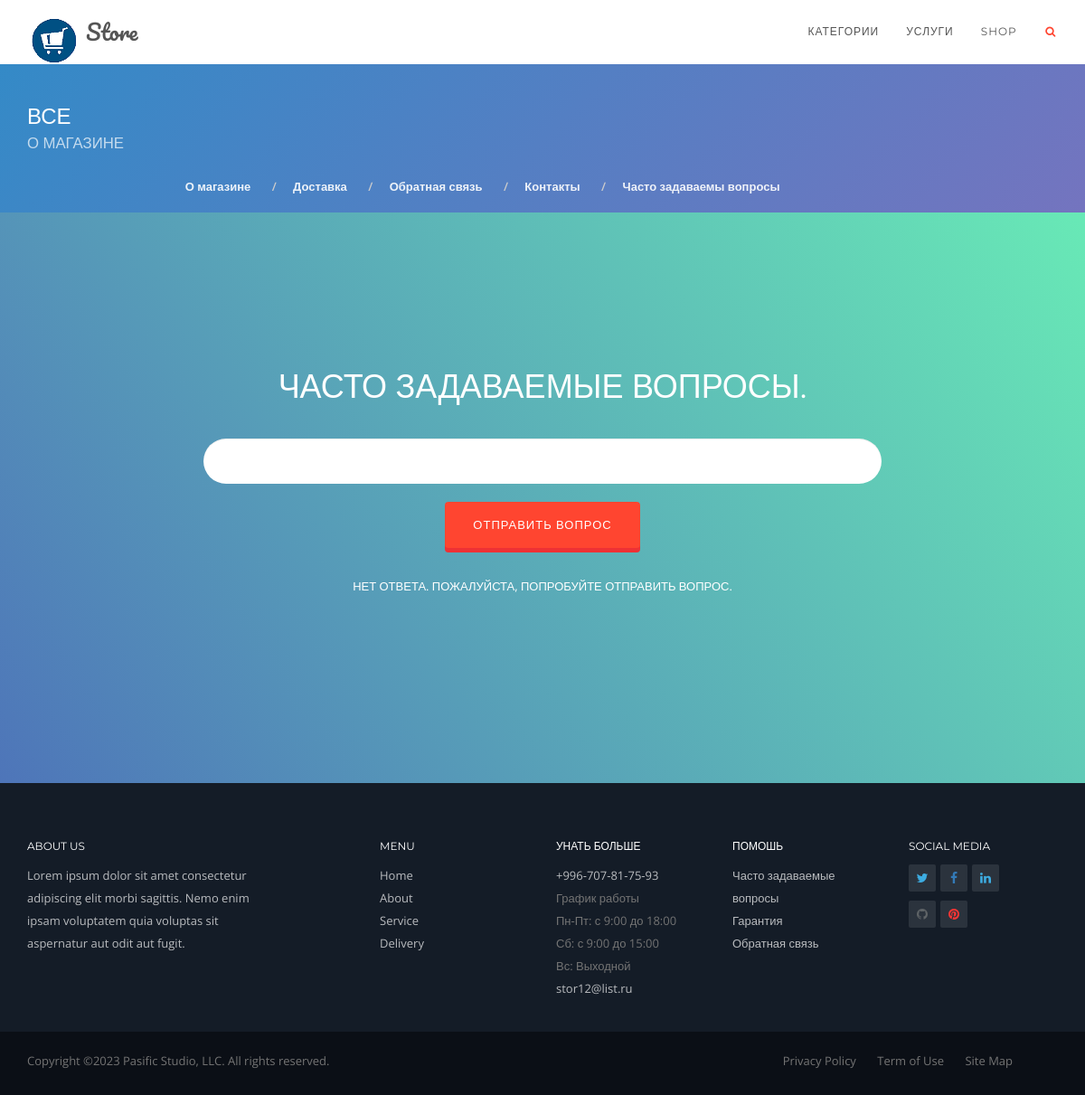
/info/answer/, run on an earlier commit of the app's database.
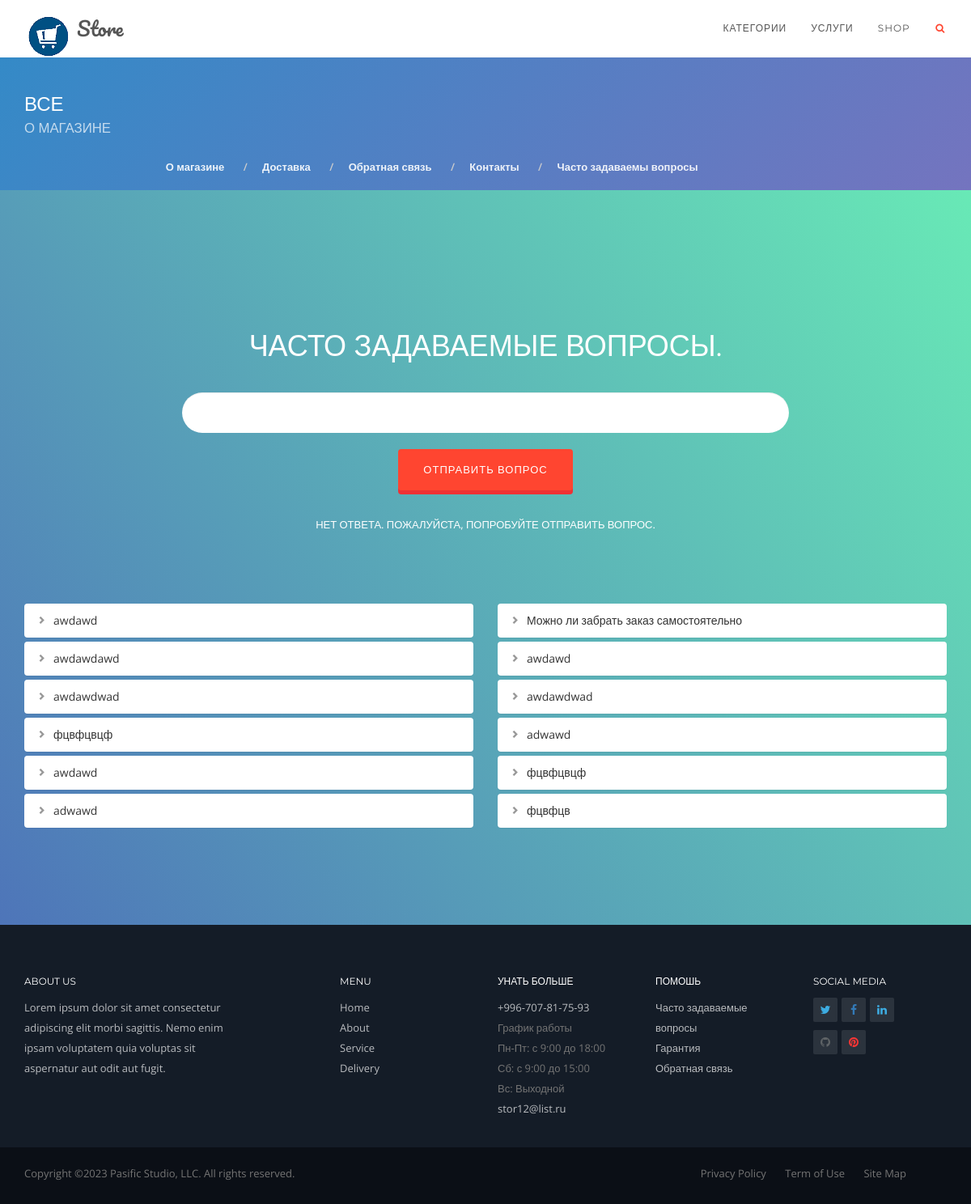
And on a later commit of the database.
### help_services/models.py (models this page shows)
class Answer(models.Model):
    title = models.CharField(max_length=50)
    text = models.TextField(max_length=300, blank=True, null=True)
    is_answered = models.BooleanField(default=False)

### help_services/views.py (the view, shortened to what this page needs)
# urls.py: path('answer/', views.AnswerViews.as_view(), name='answer'),
class AnswerViews(FormView):
    template_name = "help_services/answer.html"
    form_class = UserQuestionForm
    context_object_name = "answers"
    success_url = reverse_lazy('answer')
    def get_context_data(self, **kwargs):
        context = super().get_context_data(**kwargs)
        answers = Answer.objects.exclude(text='').exclude(text__isnull=True)
        context['answers'] = answers
        return context

### help_services/forms.py
class UserQuestionForm(forms.ModelForm):
    title = forms.CharField(
        max_length=100,
        widget=forms.TextInput(
            attrs={"id": "inputHelpBlock", "class": "form-control input-circle input-lg no-border text-center mt25"}),
    )
    class Meta:
        model = Answer
        fields = ['title', 'text']

### store/templatetags/store_tag.py (called while the page is built)
def get_all_categories():
    return Category.objects.all()

@register.simple_tag()
def get_list_category():
    return get_all_categories()

### store/templates/help_services/answer.html (shortened to what this page needs)
{% extends 'store/base.html' %}
{% load static %}
{% block content %}
{% include 'help_services/tags/header.html' %}
<div class="pt100 pb100 bg-grad-mojito">
    <div class="container">
        <div class="row">
            <div class="col-md-12 pt50 text-center">
                <h1 class="brand-heading font-montserrat text-uppercase color-light" data-in-effect="fadeInDown">
                    ЧАСТО ЗАДАВАЕМЫЕ ВОПРОСЫ.</h1>
            </div>
            <div class="col-md-8 col-md-offset-2 text-center">
                <form class="form-horizontal" method="post">
                    {{ form.title }}
                    <br>
                    <button class="button-3d button-pasific button-lg hover-ripple-out animated"
                            data-animation="fadeInUp"
                            data-animation-delay="1200">ОТПРАВИТЬ ВОПРОС
                    </button>
                </form>
                <p class="intro-text color-light text-open-sans text-uppercase mt25" data-in-effect="swing">
                    НЕТ ОТВЕТА. ПОЖАЛУЙСТА, ПОПРОБУЙТЕ ОТПРАВИТЬ ВОПРОС.<br><br>
                </p>
            </div>
        </div>
        <div class="row mt35">
    <div class="col-md-6 col-sm-6 col-xs-6">
        <div class="panel-group" id="accordion_left">
            {% for answer in answers %}
            {% if forloop.counter|divisibleby:2 %}
            <div class="panel">
                <div class="panel-heading">
                    <a href="#left-collapse{{ forloop.counter }}" class="collapsed accordian-toggle-chevron-left" data-toggle="collapse" data-parent="#accordion_left">{{ answer.title }}</a>
                </div>
            </div>
            {% endif %}
            {% endfor %}
        </div>
    </div>
    <div class="col-md-6 col-sm-6 col-xs-6">
        <div class="panel-group" id="accordion_right">
            {% for answer in answers %}
            {% if not forloop.counter|divisibleby:2 %}
            <div class="panel">
                <div class="panel-heading">
                    <a href="#right-collapse{{ forloop.counter }}" class="collapsed accordian-toggle-chevron-left" data-toggle="collapse" data-parent="#accordion_right">{{ answer.title }}</a>
                </div>
            </div>
            {% endif %}
            {% endfor %}
        </div>
    </div>
</div>
    </div>
</div>
{% endblock content %}

### store/templates/store/base.html (shortened to what this page needs)
{% extends 'base.html' %}

### store/templates/base.html (shortened to what this page needs)
<!DOCTYPE html>
{% load static %}
<html lang="en">
<head>
    <link rel="stylesheet" href="{% static 'store/css/core/bootstrap.min.css' %}">
    <link rel="stylesheet" href="{% static 'store/css/core/animate.min.css' %}">
    <link rel="stylesheet" href="{% static 'store/css/main/main.css' %}">
    <link rel="stylesheet" href="{% static 'store/css/main/setting.css' %}">
    <link rel="stylesheet" href="{% static 'store/css/main/hover.css' %}">
    <link rel="stylesheet" href="{% static 'store/css/magnific/magic.min.css' %}">
    <link rel="stylesheet" href="{% static 'store/css/magnific/magnific-popup.css' %}">
    <link rel="stylesheet" href="{% static 'store/css/magnific/magnific-popup-zoom-gallery.css' %}">
    <link rel="stylesheet" href="{% static 'store/css/owl-carousel/owl.carousel.css' %}">
    <link rel="stylesheet" href="{% static 'store/css/owl-carousel/owl.theme.css' %}">
    <link rel="stylesheet" href="{% static 'store/css/owl-carousel/owl.transitions.css' %}">
    <link rel="stylesheet" href="{% static 'store/css/img.css' %}">
    <link rel="stylesheet" href="{% static 'store/css/color/pasific.css' %}">
    <link rel="stylesheet" href="{% static 'store/css/icon/font-awesome.css' %}">
    <link rel="stylesheet" href="{% static 'store/css/icon/et-line-font.css' %}">
    <link rel="stylesheet" href="{% static 'store/css/demo.css' %}">
</head>
<body id="page-top" data-spy="scroll" data-target=".navbar" data-offset="100">
{% include 'include/header.html' %}
{% block content %}
{% endblock content %}
</body>
</html>
{% include 'include/footer.html' %}

### store/templates/include/header.html (shortened to what this page needs)
{% load static %}
{% load mptt_tags store_tag %}
{% block header %}
<nav class="navbar navbar-pasific navbar-mp navbar-standart megamenu navbar-fixed-top  bb-solid-1-red"
     style="border-bottom:1px solid #fff;">
    <div class="container-fluid">
        <div class="navbar-header">
            <a class="navbar-brand page-scroll" href="{% url 'home' %}">
                <img src="{% static 'store/img/logo/png-transparent.png' %}" alt="logo">
                Store
            </a>
        </div>
        <div class="navbar-collapse collapse navbar-main-collapse">
            <ul class="nav navbar-nav">
                <li class="dropdown"><a href="#" data-toggle="dropdown"
                                        class="dropdown-toggle color-light">Категории</a>
                        {% get_list_category as list_category %}
                </li>
                <li class="dropdown"><a href="#" data-toggle="dropdown" class="dropdown-toggle color-light">Услуги</a>
                </li>
                <li class="dropdown"><a href="#" data-toggle="dropdown" class="dropdown-toggle color-light">Shop </a>
                </li>
                <li><a href="#" data-toggle="modal" data-target="#searchModal"><i
                        class="fa fa-search fa-fw color-pasific"></i></a></li>
            </ul>
        </div>
    </div>
</nav>
{% endblock header %}

### store/templates/help_services/tags/header.html
<header class="bg-grad-stellar mt70">
    <div class="container">
        <div class="row mt20 mb20">
            <div class="col-md-6 text-left">
                <h3 class="color-light text-uppercase animated" data-animation="fadeInUp" data-animation-delay="100">
                    Все<small class="color-light alpha7">О магазине</small></h3>
            </div>
            <div class="col-md-9 text-right pt20">
                <ul class="breadcrumb">
                    <li><a href="{% url 'about' %}">О магазине</a></li>
                    <li><a href="{% url 'delivery' %}">Доставка</a></li>
                    <li><a href="{% url 'feedback' %}">Обратная связь</a></li>
                    <li><a href="{% url 'contact' %}">Контакты</a></li>
                    <li><a href="{% url 'answer' %}">Часто задаваемы вопросы</a></li>
                </ul>
            </div>
        </div>
    </div>
</header>

### store/templates/include/footer.html
{% block footer %}
<div id="footer" class="footer-two bg-dark3 pt50">
    <div class="container-fluid">
        <div class="container pb35">
            <div class="row">
                <div class="col-md-3 col-sm-12 col-xs-12">
                    <a href="{% url 'about' %}"><h6 class="font-montserrat text-uppercase color-light">About Us</h6></a>
                    <p class="color-light alpha7">Lorem ipsum dolor sit amet consectetur adipiscing elit morbi sagittis.
                        Nemo enim ipsam voluptatem quia voluptas sit aspernatur aut odit aut fugit.</p>
                </div>
                <div class="col-md-2 col-md-offset-1 col-sm-3 col-xs-4">
                    <h6 class="font-montserrat text-uppercase color-light">Menu</h6>
                    <ul class="no-icon-list">
                        <li><a href="#" class="color-light alpha7">Home</a></li>
                        <li><a href="#" class="color-light alpha7">About</a></li>
                        <li><a href="#" class="color-light alpha7">Service</a></li>
                        <li><a href="{% url 'delivery' %}" class="color-light alpha7">Delivery</a></li>
                    </ul>
                </div>
                <div class="col-md-2 col-sm-3 col-xs-4">
                    <h6 class="font-montserrat text-uppercase color-light">Унать больше</h6>
                    <ul class="no-icon-list">
                        <li><a href="#" class="color-light alpha7">+996-707-81-75-93</a></li>
                        <li>График работы <br>Пн-Пт: с 9:00 до 18:00<br> Сб: с 9:00 до 15:00<br>Вс: Выходной</li>
                        <li><a href="#" class="color-light alpha7">stor12@list.ru</a></li>
                    </ul>
                </div>
                <div class="col-md-2 col-sm-3 col-xs-4">
                    <h6 class="font-montserrat text-uppercase color-light">Помошь</h6>
                    <ul class="no-icon-list">
                        <li><a href="#" class="color-light alpha7">Часто задаваемые вопросы</a></li>
                        <li><a href="#" class="color-light alpha7">Гарантия</a></li>
                        <li><a href="{% url 'feedback' %}" class="color-light alpha7">Обратная связь</a></li>
                    </ul>
                </div>
                <div class="col-md-2 col-sm-3 col-xs-12">
                    <h6 class="font-montserrat text-uppercase color-light">Social Media</h6>
                    <div class="social social-three">
                        <a href="#"><i class="fa fa-twitter color-blue"></i></a>
                        <a href="#"><i class="fa fa-facebook color-primary"></i></a>
                        <a href="#"><i class="fa fa-linkedin color-blue"></i></a><br><br>
                        <a href="#"><i class="fa fa-github color-dark"></i></a>
                        <a href="#"><i class="fa fa-pinterest color-red"></i></a>
                    </div>
                </div>
            </div>
        </div>
    </div>
    <div class="container-fluid bg-dark4 pt20">
        <div class="container">
            <div class="row">
                <div class="col-md-6 col-sm-6 col-xs-6 pull-left">
                    <p>Copyright &copy;2023 <a href="#">Pasific Studio, LLC</a>. All rights reserved.</p>
                </div>
                <div class="col-md-6 col-sm-6 col-xs-6 pull-right">
                    <p class="text-right">
                        <a href="#" class="mr20">Privacy Policy</a>
                        <a href="#" class="mr20">Term of Use</a>
                        <a href="#" class="mr50">Site Map</a>
                    </p>
                </div>
            </div>
        </div>
    </div>
</div>
{% endblock footer %}

### static/store/css/main/setting.css (style rules this page uses)
.alpha7 { opacity: .7 !important; }
.bb-solid-1-red { border-bottom: 1px solid #fa5961; }
.no-border { border: 0 !important; }
.color-red { color: #fd3635 !important; }
.color-blue { color: #3dace1 !important; }
.color-light { color: #ffffff !important; }
.color-dark { color: #5f6467 !important; }
.color-primary { color: #337ab7 !important; }
.bg-dark3 { background-color: #141c27 !important; }
.bg-dark4 { background-color: #0b0f16 !important; }
.bg-grad-mojito { background: #68e9b6; background: -webkit-linear-gradient(-125deg, #68e9b6, #4e75b9); background: -o-linear-gradient(-125deg, #68e9b6, #4e75b9); background: -moz-linear-gradient(-125deg, #68e9b6, #4e75b9); background: linear-gradient(-125deg, #68e9b6, #4e75b9); }
.bg-grad-stellar { background: #7474BF; background: -webkit-linear-gradient(-45deg, #7474BF, #348AC7); background: -o-linear-gradient(-45deg, #7474BF, #348AC7); background: -moz-linear-gradient(-45deg, #7474BF, #348AC7); background: linear-gradient(-45deg, #7474BF, #348AC7); }
.pt20 { padding-top: 20px; }
.pt50 { padding-top: 50px; }
.pt100 { padding-top: 100px; }
.pb35 { padding-bottom: 35px; }
.pb100 { padding-bottom: 100px; }
.mt20 { margin-top: 20px; }
.mt25 { margin-top: 25px; }
.mt35 { margin-top: 35px; }
.mt70 { margin-top: 70px; }
.mr20 { margin-right: 20px; }
.mr50 { margin-right: 50px; }
.mb20 { margin-bottom: 20px; }

What changed in the data, as far as the page shows it:
added Answer: title "awdawd", shown under "ЧАСТО ЗАДАВАЕМЫЕ ВОПРОСЫ."
added Answer: title "awdawdawd", shown under "ЧАСТО ЗАДАВАЕМЫЕ ВОПРОСЫ."
added Answer: title "awdawdwad", shown under "ЧАСТО ЗАДАВАЕМЫЕ ВОПРОСЫ."
added Answer: title "фцвфцвцф", shown under "ЧАСТО ЗАДАВАЕМЫЕ ВОПРОСЫ."
added Answer: title "awdawd", shown under "ЧАСТО ЗАДАВАЕМЫЕ ВОПРОСЫ."
added Answer: title "adwawd", shown under "ЧАСТО ЗАДАВАЕМЫЕ ВОПРОСЫ."
added Answer: title "Можно ли забрать заказ самостоятельно"
added Answer: title "awdawd"
added Answer: title "awdawdwad"
added Answer: title "adwawd"
added Answer: title "фцвфцвцф"
added Answer: title "фцвфцв"
